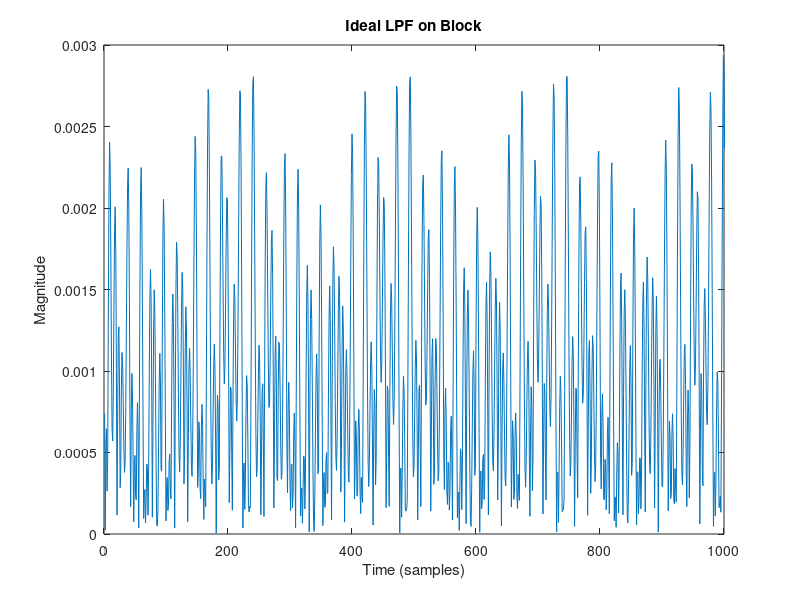

Write MATLAB code to recreate this figure.
%{
~~~~~~~~~~~~~~~~~~~~~~~~~~~~~~~~~~~~~~
FFT Implementation of "ideal" LPFn
    - Mitchel Pigsley
    - Date: 12/4/13
    - Sample Rate: 8kHz
    - Cutoff Frequency: 1kHz
~~~~~~~~~~~~~~~~~~~~~~~~~~~~~~~~~~~~~~
%}

% Global Varibles
Fs = 8e3;
T = 1.023875;
t = 0:(1/Fs):T;
fc = 500;
sbFreqs = 3000*rand(1,6)+1000; % 6 Random Frequencies in Stop Band

% Create Composite Signal
for len = 1:length(sbFreqs);
    if len == 1
        sigs = cos(2*pi*sbFreqs(len)*t);
    else
        sigs = sigs + cos(2*pi*sbFreqs(len)*t);
    end
end

% FFT Each Block
block_size = 1024;
for len = 0:(length(sigs)/block_size)-1
    % Compute block
    if len == 0
        fft_temp = sigs(1:(len+1)*block_size);
    else
        fft_temp = sigs(len*block_size+1 :(len+1)*block_size);
    end
    % FFT of Block
    L = length(fft_temp);
    NFFT = 2^nextpow2(L); % 1024
    Y = fft(fft_temp,NFFT)/L;
    % Filter Block
    sbFilter = cat(2,zeros(1,length(Y)*(3/8)),cat(2,ones(1,length(Y)*(1/4)),zeros(1,length(Y)*(3/8))));
    Y = Y.*sbFilter;
    % Inverse FFT
    y = ifft(Y);
    % Plot
    plot(abs(y));
    axis([0,1000,0,3e-3]);
    title('Ideal LPF on Block');
    xlabel('Time (samples)');
    ylabel('Magnitude');
end